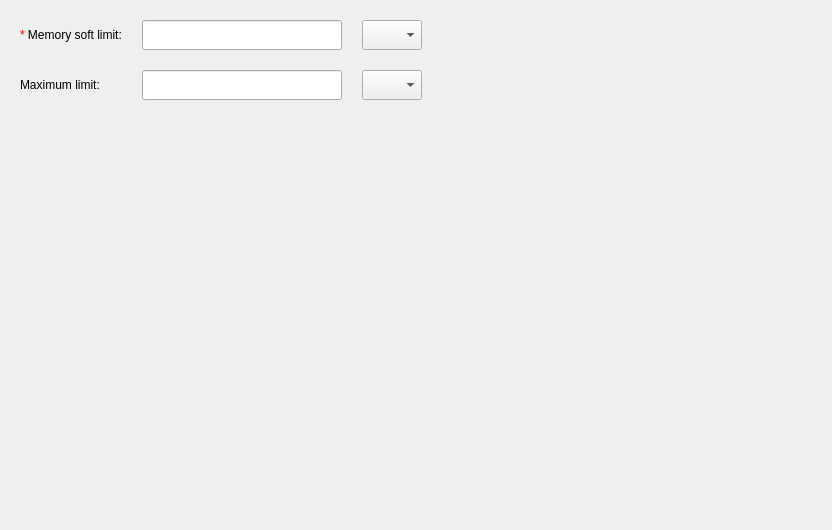
<?xml version="1.0" encoding="UTF-8"?>
<ui version="4.0">
 <class>MemoryConfPage</class>
 <widget class="QWidget" name="MemoryConfPage">
  <property name="geometry">
   <rect>
    <x>0</x>
    <y>0</y>
    <width>832</width>
    <height>530</height>
   </rect>
  </property>
  <property name="windowTitle">
   <string>Form</string>
  </property>
  <layout class="QVBoxLayout" name="verticalLayout">
   <property name="spacing">
    <number>0</number>
   </property>
   <property name="leftMargin">
    <number>20</number>
   </property>
   <property name="topMargin">
    <number>20</number>
   </property>
   <property name="rightMargin">
    <number>0</number>
   </property>
   <property name="bottomMargin">
    <number>0</number>
   </property>
   <item>
    <layout class="QGridLayout" name="gridLayout_3">
     <property name="spacing">
      <number>20</number>
     </property>
     <item row="0" column="0">
      <widget class="QLabel" name="label_2">
       <property name="text">
        <string>&lt;font color=red&gt;*&lt;/font&gt; Memory soft limit:</string>
       </property>
      </widget>
     </item>
     <item row="1" column="2">
      <widget class="QComboBox" name="cb_max_unit">
       <property name="minimumSize">
        <size>
         <width>60</width>
         <height>30</height>
        </size>
       </property>
       <property name="maximumSize">
        <size>
         <width>60</width>
         <height>30</height>
        </size>
       </property>
      </widget>
     </item>
     <item row="0" column="1">
      <widget class="QLineEdit" name="lineEdit_soft_limit">
       <property name="minimumSize">
        <size>
         <width>200</width>
         <height>30</height>
        </size>
       </property>
       <property name="maximumSize">
        <size>
         <width>200</width>
         <height>30</height>
        </size>
       </property>
       <property name="alignment">
        <set>Qt::AlignLeading|Qt::AlignLeft|Qt::AlignVCenter</set>
       </property>
      </widget>
     </item>
     <item row="0" column="2">
      <widget class="QComboBox" name="cb_soft_unit">
       <property name="minimumSize">
        <size>
         <width>60</width>
         <height>30</height>
        </size>
       </property>
       <property name="maximumSize">
        <size>
         <width>60</width>
         <height>30</height>
        </size>
       </property>
      </widget>
     </item>
     <item row="1" column="1">
      <widget class="QLineEdit" name="lineEdit_max_limit">
       <property name="minimumSize">
        <size>
         <width>200</width>
         <height>30</height>
        </size>
       </property>
       <property name="maximumSize">
        <size>
         <width>200</width>
         <height>30</height>
        </size>
       </property>
      </widget>
     </item>
     <item row="1" column="0">
      <widget class="QLabel" name="label_3">
       <property name="text">
        <string>&lt;html&gt;&lt;head/&gt;&lt;body&gt;&lt;p&gt;Maximum limit:&lt;/p&gt;&lt;/body&gt;&lt;/html&gt;</string>
       </property>
      </widget>
     </item>
     <item row="0" column="3">
      <spacer name="horizontalSpacer_2">
       <property name="orientation">
        <enum>Qt::Horizontal</enum>
       </property>
       <property name="sizeHint" stdset="0">
        <size>
         <width>40</width>
         <height>20</height>
        </size>
       </property>
      </spacer>
     </item>
     <item row="1" column="3">
      <spacer name="horizontalSpacer_3">
       <property name="orientation">
        <enum>Qt::Horizontal</enum>
       </property>
       <property name="sizeHint" stdset="0">
        <size>
         <width>40</width>
         <height>20</height>
        </size>
       </property>
      </spacer>
     </item>
    </layout>
   </item>
   <item>
    <spacer name="verticalSpacer_2">
     <property name="orientation">
      <enum>Qt::Vertical</enum>
     </property>
     <property name="sizeHint" stdset="0">
      <size>
       <width>20</width>
       <height>421</height>
      </size>
     </property>
    </spacer>
   </item>
  </layout>
 </widget>
 <resources/>
 <connections/>
</ui>
